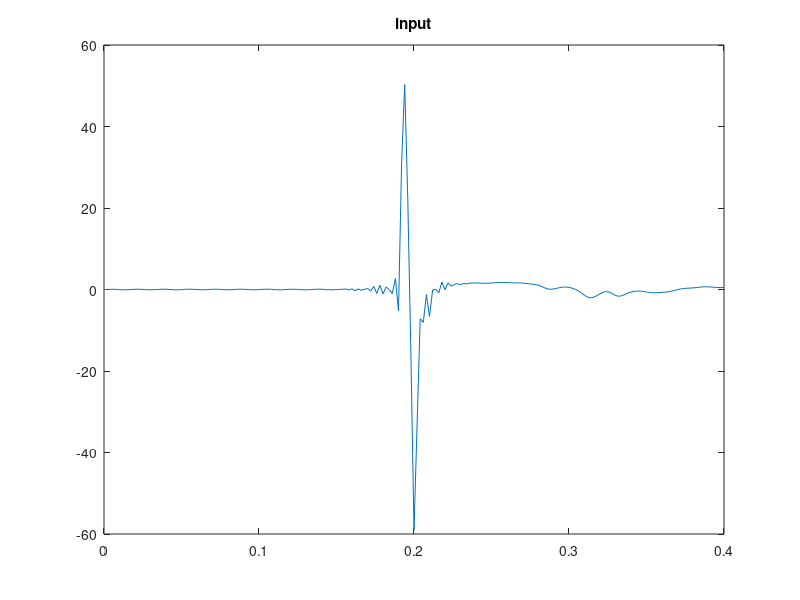
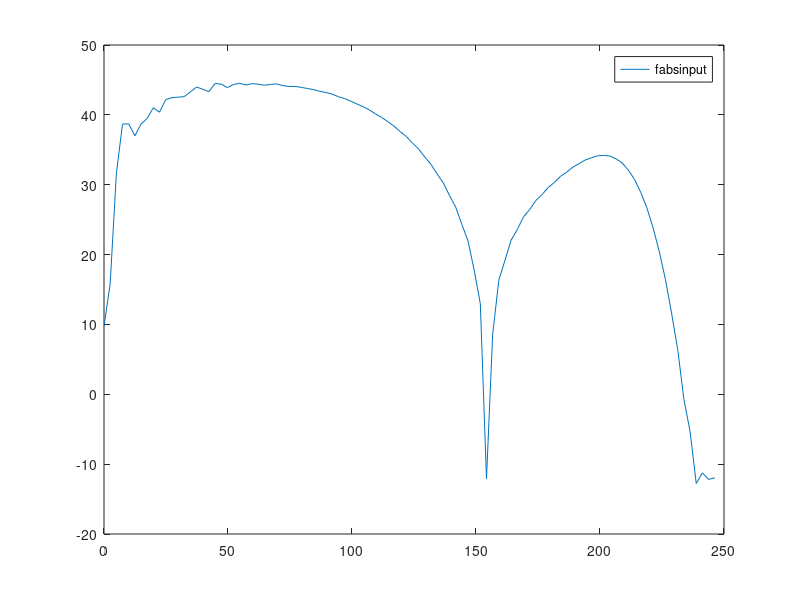

MATLAB code for these plots, in order: (Note: this script raises an error after producing the figures.)
clc
clear all;
close all;

input=[0.000     0.012     0.032     0.044     0.020    -0.026    -0.068 ...
-0.077    -0.040     0.010     0.057     0.076     0.045    -0.004 ...
-0.051    -0.075    -0.052    -0.005     0.043     0.075     0.059 ...
 0.012    -0.037    -0.072    -0.065    -0.023     0.026     0.068 ...
 0.071     0.032    -0.018    -0.062    -0.073    -0.039     0.010 ...
 0.057     0.075     0.046    -0.003    -0.050    -0.074    -0.052 ...
-0.004     0.045     0.077     0.061     0.014    -0.036    -0.073 ...
-0.066    -0.023     0.027     0.070     0.072     0.032    -0.016 ...
-0.061    -0.073    -0.039     0.009     0.055     0.073     0.044 ...
-0.004    -0.051    -0.076    -0.056    -0.009     0.053     0.081 ...
 0.069     0.017    -0.055    -0.048    -0.104     0.013     0.002 ...
 0.057     0.129    -0.096     0.165    -0.291     0.153    -0.198 ...
 0.033     0.250    -0.383     0.783    -0.972     1.035    -1.088 ...
 0.623    -0.024    -0.995     2.703    -5.253    30.984    50.263 ...
22.011   -16.056   -59.076   -33.010    -7.162    -8.071    -1.255 ...
-6.592    -0.126     0.063    -0.782     1.831    -0.028     1.655 ...
 0.826     1.223     1.453     1.137     1.528     1.381     1.578 ...
 1.615     1.601     1.594     1.538     1.519     1.548     1.593 ...
 1.670     1.716     1.734     1.722     1.689     1.660     1.629 ...
 1.626     1.609     1.569     1.508     1.416     1.333     1.234 ...
 1.073     0.810     0.460     0.165     0.053     0.125     0.297 ...
 0.470     0.584     0.615     0.531     0.332     0.050    -0.331 ...
-0.840    -1.405    -1.866    -2.047    -1.886    -1.504    -1.050 ...
-0.671    -0.510    -0.641    -1.036    -1.470    -1.664    -1.530 ...
-1.196    -0.854    -0.609    -0.460    -0.387    -0.396    -0.482 ...
-0.614    -0.744    -0.807    -0.795    -0.749    -0.691    -0.640 ...
-0.560    -0.414    -0.231    -0.030     0.139     0.244     0.310 ...
 0.352     0.400     0.476     0.560     0.629     0.668     0.651 ...
 0.598     0.539     0.492     0.481     0.490];

%input(floor(3.0*end/4.0):end)=0;

nt=201;
hnf=floor(nt/2);

dt = 2e-3;
t=[0:dt:(nt-1)*dt];
df=1./(nt*dt);
f=[0:hnf -hnf:-1]*df;
omega=2.0*pi*f;


tau=2.0*5.0/1545.8
% tau=0.0007
%tau=2.0*5.0/1500.0
%tau=2.0*5.0/1000.0
%eps=0.1

% nominator=1-exp(-1i*omega*0.008);
% 
% finput=fft(input); 
% finput=finput.*nominator;
% input=real(ifft(finput)); 
% 
% input=input+2.0*randn(size(input)); 


figure();
plot(t,input);
title('input'); 


finput=fft(input);


fabsinput=mag2db(abs(fft(input)));


figure(); 
plot(f(1:hnf),fabsinput(1:hnf)); 
legend('fabsinput'); 



%% Deghost
t_lag = floor(tau/dt);
fil_lgth = floor(0.01/dt)+1; 
tmpout = predctdeconv2(input,fil_lgth,t_lag);


figure(); 
plot(t,input,t,tmpout); 
legend('input','output'); 










